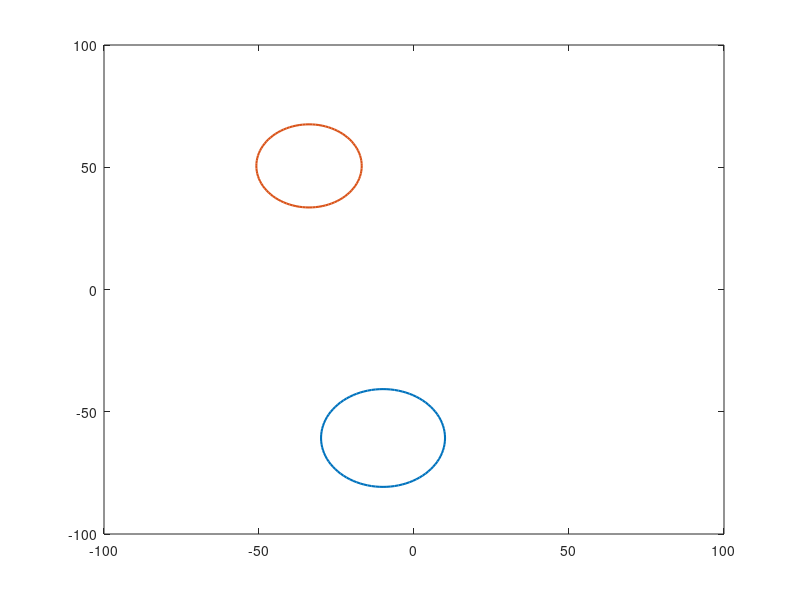

The MATLAB source for this figure:
%Autoren:
%Amr Okdeh
%Mohamad Alkasem

%Kollision Kugel mit Kugel (2D)
%m1 m2 Kugel-Masse
%v1 v2 die Geschwindigkeit vor dem Stoss
%v1nach, v2nach die Geschwindigkeit nach dem Stoss
%p1, p2 Impuls vor der Kollision
%p1nach, p2nach Impuls nach der Kollision

function f = kollisionCC()
    %circle 1
    r1 = 20;
    xc1 = 50;
    yc1 = 20;
    %center point
    o1 = [xc1; yc1];
    th = 0:pi/50:2*pi;
    circle1 = [r1 .* cos(th) + xc1;
              r1 .* sin(th) + yc1];
    %Masse 1
    m1 = 18;
    
    %circle 2
    r2 = 17;
    xc2 = - 80;
    yc2 = 25;
    %center point
    o2 = [xc2; yc2];
    th = 0:pi/50:2*pi;
    circle2 = [r2 .* cos(th) + xc2;
              r2 .* sin(th) + yc2];
    %Masse 2
    m2 = 15;
    
    %die Geschwindigkeit vor der Kollisiom
    v1 = [-2; 0];
    v2 = [ 1; 0];
    
    %Impuls vor der Kollision
    p1 = m1.* v1
    p2 = m2.* v2
    ImpulsVor = p1 + p2
    
    for t = 0:.01:7
        %Kollision-Erkennung
        collision = sqrt((xc1 - xc2).^2 + (yc1 - yc2).^2);
        %vor der Kollision
        if collision > r1 + r2
            
            %Bewegungen
            circle1 = circle1 + v1;
            xc1 = xc1 + v1(1) ;
            yc1 = yc1 + v1(2) ;
            o1 = o1 + v1;
        
            circle2 = circle2 + v2;
            xc2 = xc2 + v2(1) ;
            yc2 = yc2 + v2(2) ;
            o2 = o2 + v2;
            
        %nach der Kollision
        else
            %normalenvektor
            %n = (o1 - o2)./ norm(o1 - o2);
            
            %Die Geschwindigkeit nach der Kollision
            v1nach = v1 - (2.* m2./ (m1 + m2)).* dot(v1 - v2, o1 - o2)./(norm(o1 - o2)).^2 .* (o1 - o2);
            
            v2nach = v2 - (2.* m1./ (m1 + m2)).* dot(v2 - v1, o2 - o1)./(norm(o2 - o1)).^2 .* (o2 - o1);
            
            %Impuls nach der Kollision (= Impuls vor der Kollision)
            p1nach = m1.* v1nach;
            p2nach = m2.* v2nach;
            ImpulsNach = p1nach + p2nach
            
            v1 = v1nach;
            v2 = v2nach;
            
            %Bewegungen
            circle1 = circle1 + v1;
            xc1 = xc1 + v1(1) ;
            yc1 = yc1 + v1(2) ;
            o1 = o1 + v1;
            
            circle2 = circle2 + v2;
            xc2 = xc2 + v2(1) ;
            yc2 = yc2 + v2(2) ;
            o2 = o2 + v2;
            
        end
        
        %Kollision mit den Seiten (Erste Kugel)
        if xc1 - r1 <= -100
            v1(1) = - v1(1);
        end
        if yc1 + r1 >= 100
            v1(2) = - v1(2);
        end
        if xc1 + r1 >= 100
            v1(1) = - v1(1);
        end
        if yc1 - r1 <= -100
            v1(2) = - v1(2);
        end
        
        %Kollision mit den Seiten (Zweite Kugel)
        if xc2 - r2 <= -100
            v2(1) = - v2(1);
        end
        if yc2 + r2 >= 100
            v2(2) = - v2(2);
        end
        if xc2 + r2 >= 100
            v2(1) = - v2(1);
        end
        if yc2 - r2 <= -100
            v2(2) = - v2(2);
        end
        
        %plot
        plot(circle1(1,:), circle1(2,:), 'lineWidth', 1.5)
        hold on
        plot(circle2(1,:), circle2(2,:), 'lineWidth', 1.5)
        axis([-100 100 -100 100]);
        hold off
        drawnow
end